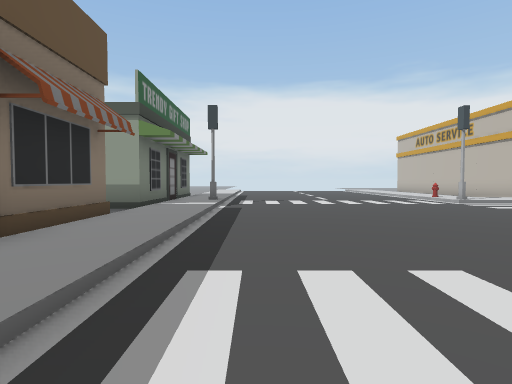
view 1 (above)

24 first-person views from a walk through a Unity game level. The camera is 1.3 m above the floor, tilts 2° down and sees 80° across. The floor is counted in squares, 2 m on a side. Each view is taken from the middle of a square. On the plan, view 1 faces up. The plan holds only what a view shows up to about 10 squares ahead; the rest is blank. The place goes on beyond the plan. The player character is not drawn.

view 2
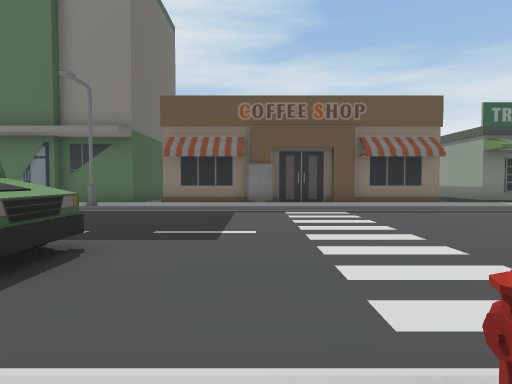

view 3
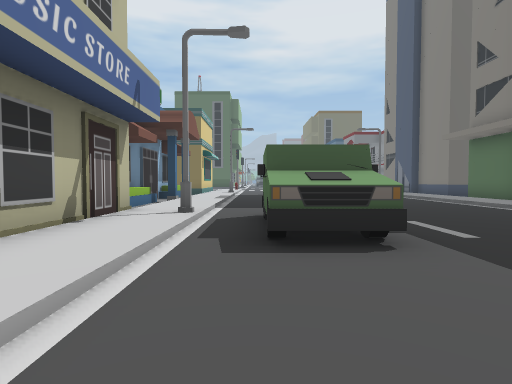

view 4
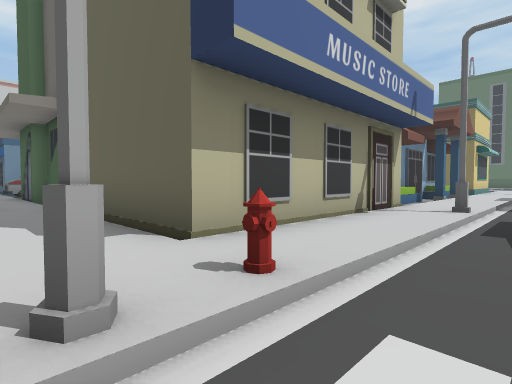

view 5
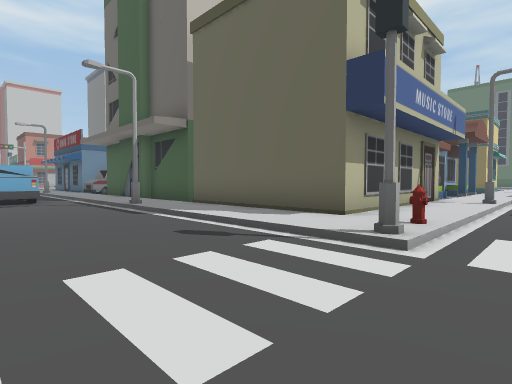

view 6
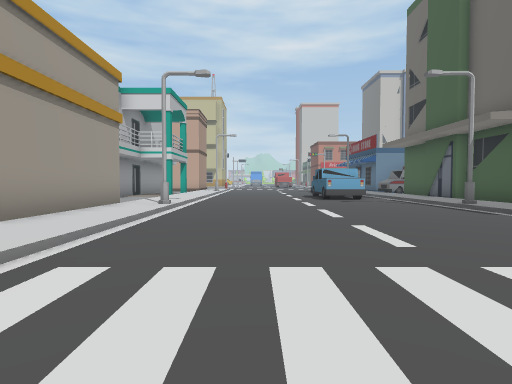

view 7
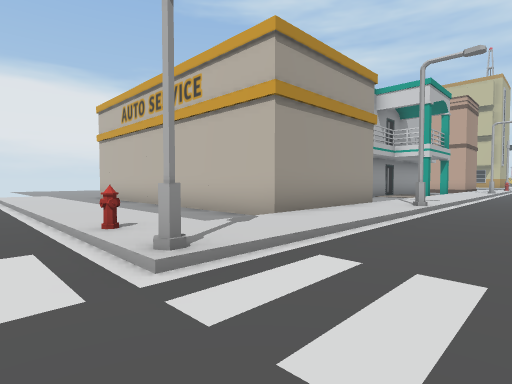

view 8
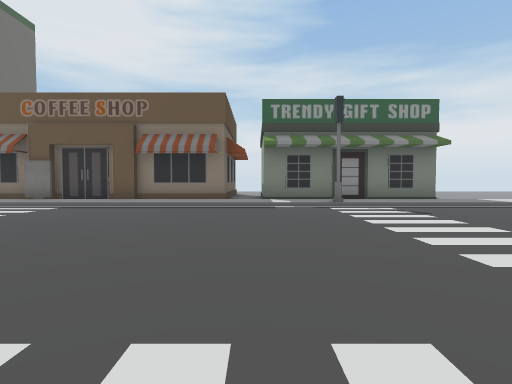

view 9
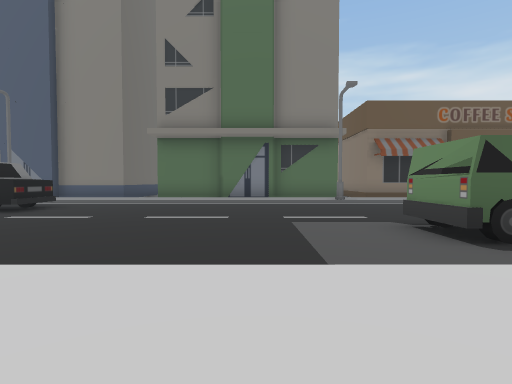

view 10
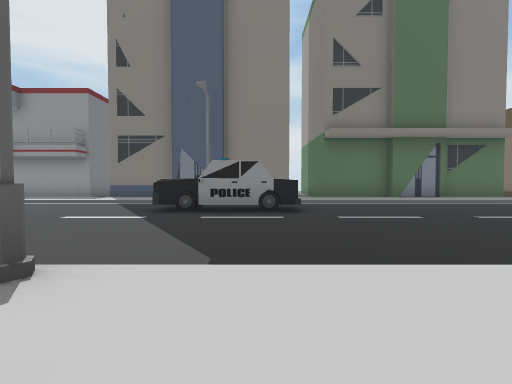

view 11
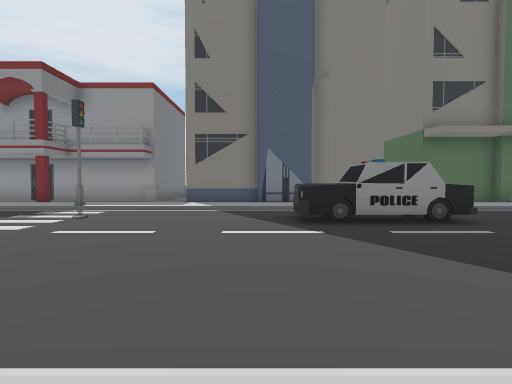

view 12
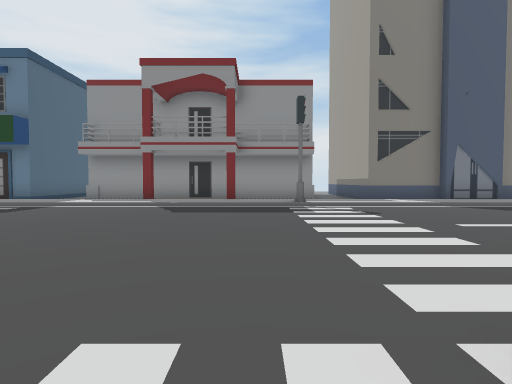

view 13
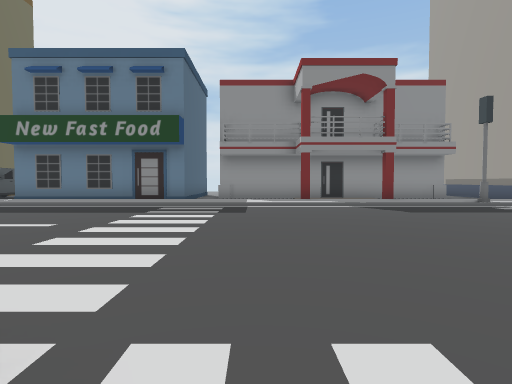

view 14
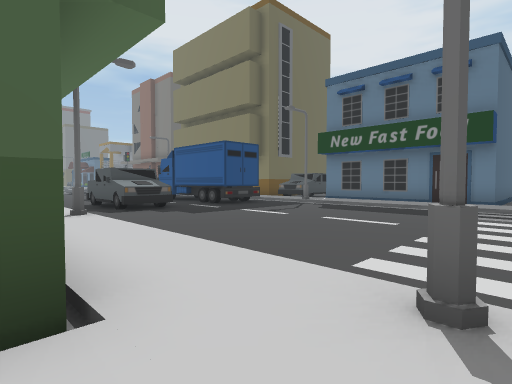

view 15
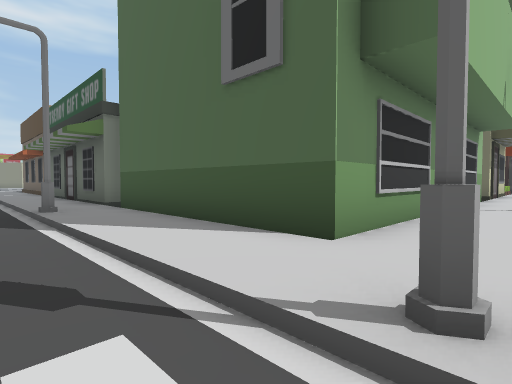

view 16
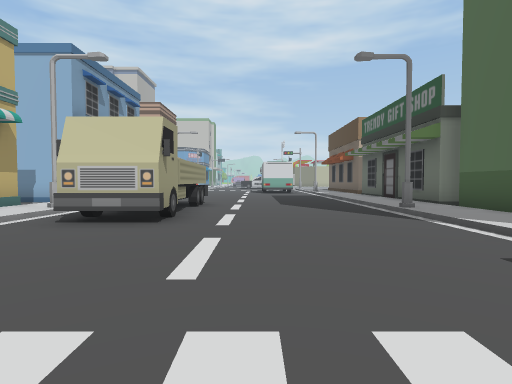

view 17
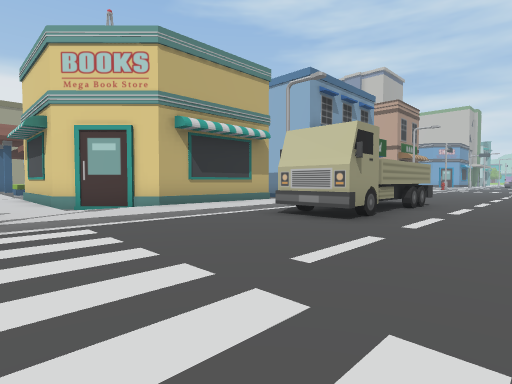

view 18
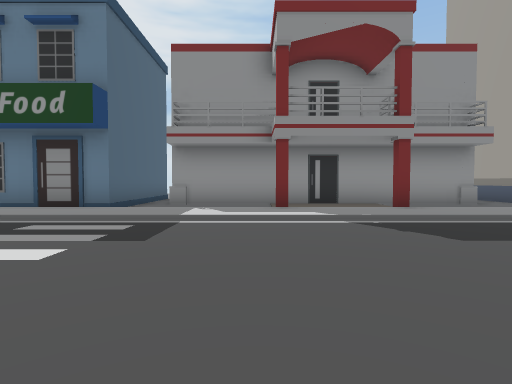

view 19
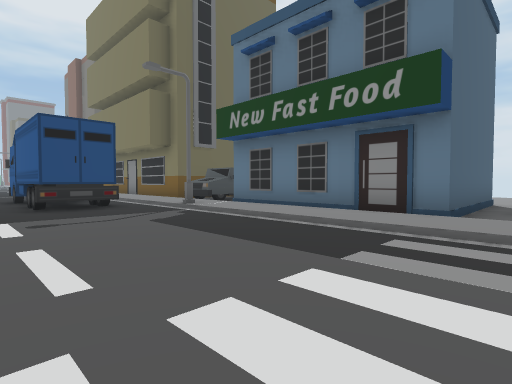

view 20
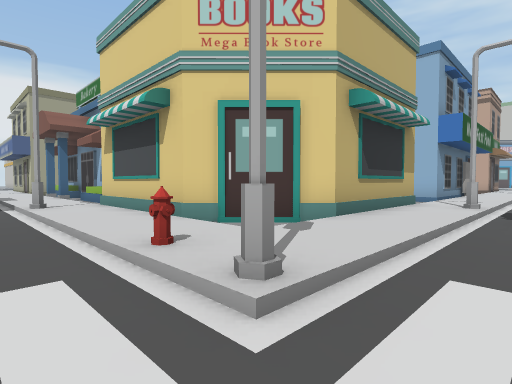

view 21
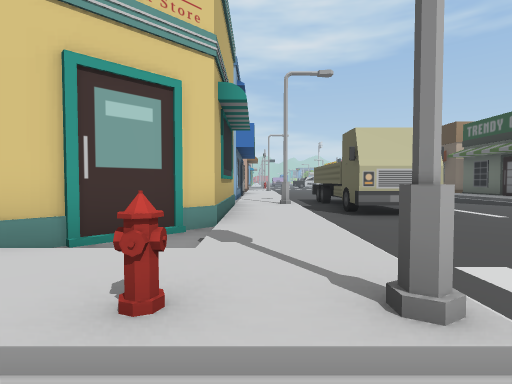

view 22
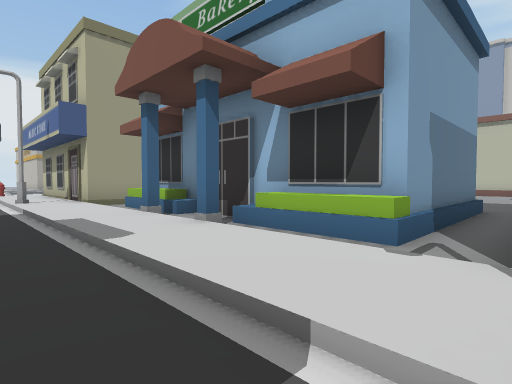

view 23
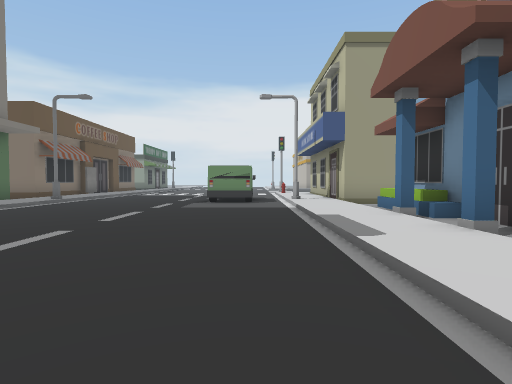

view 24
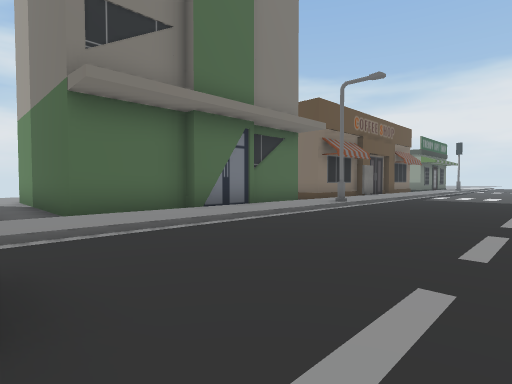

### Floor plan
Key: @ floor where view 1 was taken; # wall or solid block; . main floor; : floor 0.25 m higher than the main floor; / step, stairs or slope; H hydrant; B building; S streetlight; C car; O other object.
Columns run from 8 left of view 1 to 17 right of it. Each row starts with its distance up from view 1.
 12      #:/..   ./:.B
 11      #:/.... .H:.BBBBB
 10      #:/....../::::::::::
  9      #:#......#//////S////
  8     ##:/..................
  7      .:/................
  6      #:/................
  5      #:/................
  4      #:/................OO
  3      #:/................OO
  2      #:/......///////S///
  1      #:/......H:::::::::::
  0      O:/@...../:#####BBBBB
 -1      #:/....../:#    B
 -2      #:/....OO/:#
 -3      #:/....OO/:#
 -4      B:S....OOS:#
 -5      B:/....O./:##
 -6      B:/......///B
 -7      B:/......///B
 -8      B:/......///B
 -9      B:/....../:.B
-10 BBBBBB:/....../:.B
-11 ......:/......///B
-12      B:/.C....///BBBB
-13      B:/.C....////////..
-14      B:SCC....S:#
-15      B:/.C..../:#
-16      B:/....../:#
-17      B:/....../:#
-18   BB B:/....../:##     .B
-19    .. :/......H:.##### .BB
-20    #. :/....../:::::::::::
-21    #. :#......#//////S////
-22    #. :/...........OOOOO.
-23    #.#:/...........OOOOO..
-24    #..:/..................
-25    #.#:/..................
-26    #. :/.................
-27    #. :/.................
-28    #. :/......#//////S////
-29  .... :/....../:::::::::::
-30  BBBBB:/....../:BBBBBB####
-31      B:/....../:B
-32      B:/....../:B
-33      B:/....../:B
-34      B:/....../:B
-35      B:S......S:B
-36   OOOO:/OO..OO/:B

Positions as (right, up) in squares from view 1, and headings:
1: (0, 0), facing up
2: (7, 0), facing left
3: (5, 1), facing down
4: (5, 2), facing down-right
5: (5, 5), facing down-right
6: (5, 7), facing right
7: (5, 7), facing up-right
8: (7, 7), facing left
9: (8, -7), facing left
10: (8, -13), facing left
11: (7, -16), facing left
12: (7, -22), facing left
13: (7, -27), facing left
14: (8, -28), facing down-left
15: (6, -27), facing down-right
16: (6, -25), facing right
17: (6, -26), facing up-right
18: (4, -26), facing left
19: (3, -28), facing down-left
20: (5, -22), facing up-right
21: (5, -20), facing right
22: (5, -14), facing up-right
23: (5, -14), facing up
24: (3, -12), facing up-left
